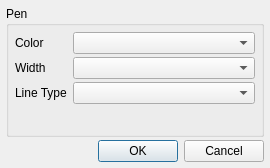
<?xml version="1.0" encoding="UTF-8"?>
<ui version="4.0">
 <class>GV_LineAttributesDialog</class>
 <widget class="QDialog" name="GV_LineAttributesDialog">
  <property name="geometry">
   <rect>
    <x>0</x>
    <y>0</y>
    <width>270</width>
    <height>168</height>
   </rect>
  </property>
  <property name="windowTitle">
   <string>Dialog</string>
  </property>
  <layout class="QGridLayout" name="gridLayout">
   <property name="margin">
    <number>6</number>
   </property>
   <property name="spacing">
    <number>3</number>
   </property>
   <item row="0" column="0">
    <widget class="QGroupBox" name="groupBox">
     <property name="title">
      <string>Pen</string>
     </property>
     <layout class="QFormLayout" name="formLayout">
      <property name="verticalSpacing">
       <number>3</number>
      </property>
      <property name="margin">
       <number>6</number>
      </property>
      <item row="0" column="0">
       <widget class="QLabel" name="label">
        <property name="text">
         <string>Color</string>
        </property>
       </widget>
      </item>
      <item row="0" column="1">
       <widget class="QComboBox" name="cbColor"/>
      </item>
      <item row="1" column="0">
       <widget class="QLabel" name="label_2">
        <property name="text">
         <string>Width</string>
        </property>
       </widget>
      </item>
      <item row="1" column="1">
       <widget class="QComboBox" name="cbWidth"/>
      </item>
      <item row="2" column="0">
       <widget class="QLabel" name="label_3">
        <property name="text">
         <string>Line Type</string>
        </property>
       </widget>
      </item>
      <item row="2" column="1">
       <widget class="QComboBox" name="cbLineType"/>
      </item>
     </layout>
    </widget>
   </item>
   <item row="1" column="0">
    <widget class="QDialogButtonBox" name="buttonBox">
     <property name="orientation">
      <enum>Qt::Horizontal</enum>
     </property>
     <property name="standardButtons">
      <set>QDialogButtonBox::Cancel|QDialogButtonBox::Ok</set>
     </property>
    </widget>
   </item>
  </layout>
 </widget>
 <resources/>
 <connections>
  <connection>
   <sender>buttonBox</sender>
   <signal>accepted()</signal>
   <receiver>GV_LineAttributesDialog</receiver>
   <slot>accept()</slot>
   <hints>
    <hint type="sourcelabel">
     <x>248</x>
     <y>254</y>
    </hint>
    <hint type="destinationlabel">
     <x>157</x>
     <y>274</y>
    </hint>
   </hints>
  </connection>
  <connection>
   <sender>buttonBox</sender>
   <signal>rejected()</signal>
   <receiver>GV_LineAttributesDialog</receiver>
   <slot>reject()</slot>
   <hints>
    <hint type="sourcelabel">
     <x>316</x>
     <y>260</y>
    </hint>
    <hint type="destinationlabel">
     <x>286</x>
     <y>274</y>
    </hint>
   </hints>
  </connection>
 </connections>
</ui>
